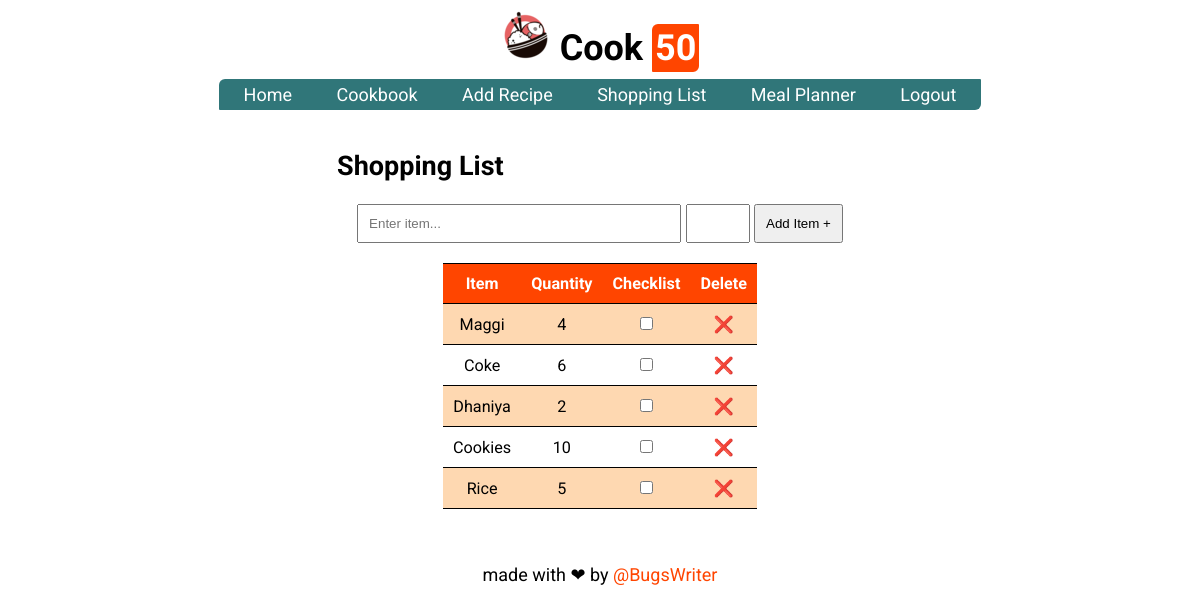
The page /shopping_list (signed in) on the database its author committed.
### tables this page shows
CREATE TABLE shopping_list(
    item TEXT NOT NULL,
    quantity INT,
    user_id INT NOT NULL,
    FOREIGN KEY(user_id) REFERENCES user(rowid)
);

### cookpkg/routes.py (the view)
@app.route("/shopping_list", methods=["GET", "POST"])
def shopping_list():
    if not request.cookies.get("user_id"):
        return redirect(url_for('login'))
    uid = request.cookies.get("user_id")
    if request.method == "POST":
        item = request.form["item"]
        quan = request.form["quan"]
        crud_add_item(uid, item, quan)
    sl = crud_get_item(uid)
    return render_template("shopping_list.html", sl=sl)

### cookpkg/crud.py (called while the page is built)
def crud_get_item(uid):
    conn = sqlite3.connect(DB_NAME)
    c = conn.cursor()
    sql = "SELECT rowid, * FROM shopping_list WHERE user_id={}".format(uid)
    data = []
    for row in c.execute(sql):
        data.append(list(row))
    conn.close()
    return data

### cookpkg/templates/shopping_list.html
{% extends "layout.html" %}
{% block content %}
<h2>Shopping List</h2>
<form method="POST" class="slform">
  <input type="text" name="item" placeholder="Enter item...">
  <input type="number" name="quan">
  <input type="submit" value="Add Item +">
</form>
<div class="result-box">
  <table>
    <tr>
      <th>Item</th>
      <th>Quantity</th>
      <th>Checklist</th>
      <th>Delete</th>
    </tr>
    {% for item in sl %}
    <tr>
      <td>{{ item[1] }}</td>
      <td>{{ item[2] }}</td>
      <td><input type="checkbox"></td>
      <td><a href="/delete_item?id={{ item[0] }}">❌</a></td>
    </tr>
    {% endfor %}
  </table>
</div>
{% endblock content %}

### cookpkg/static/css/style.css (style rules this page uses)
:root { --color01: #FFA500; --color02: #FF8C00; --color03: #FF7F50; --color04: #FF6347; --color05: #FF4500; --color06: #FED8B1; --fontsize: 18px; --font: "Roboto" }
body { width: fit-content; margin: auto; font-family: var(--font), sans-serif; font-size: var(--fontsize); }
body a { color: var(--color05); text-decoration: none; }
.result-box { width: fit-content; margin: auto; font-size: 90%; }
.result-box table { border-collapse: collapse; }
.result-box td, th { text-align: center; padding: 10px; }
.result-box th { color: white; background-color: var(--color05); border-top: 1px solid black; }
.result-box tr:nth-child(even) { background-color: var(--color02); border-bottom: 1px solid black; border-top: 1px solid black; }
.result-box tr:nth-child(even) { background-color: var(--color06); }
.result-box tr:nth-child(odd) a { padding: 2px; border-radius: 3px; }
.form , .slform { margin: 20px; }
.slform input { width: 300px; padding: 10px; }
.slform input[type=number] { width: 40px; }
.slform input[type=submit] { width: fit-content; }

### rows shown on the page
shopping_list: item "Maggi", quantity "4"
shopping_list: item "Coke", quantity "6"
shopping_list: item "Dhaniya", quantity "2"
shopping_list: item "Cookies", quantity "10"
shopping_list: item "Rice", quantity "5"
